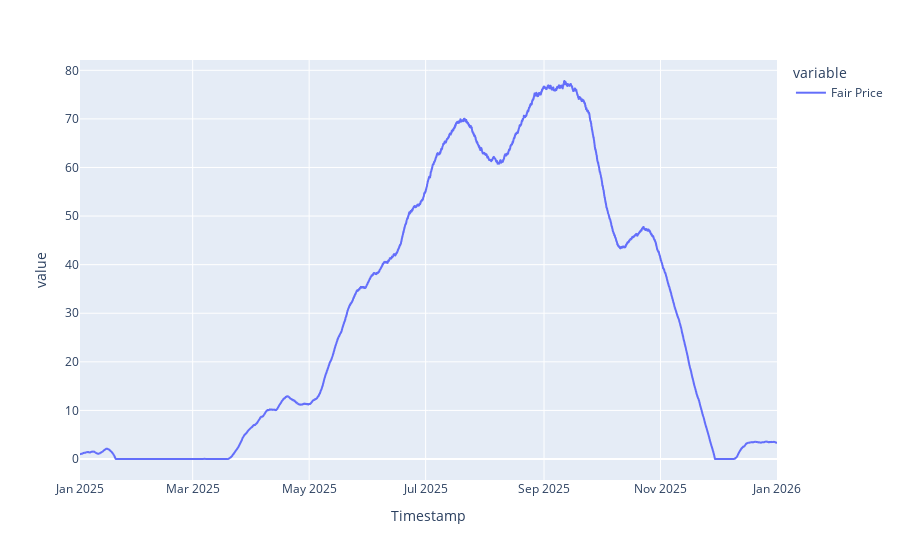

Notebook code cell kept with this figure:
### Markdown cell above
## Question 1 : simulating fair prices

### Code cell
px.line(simulate_fair_price().to_pandas().set_index('Timestamp'))

### Figure 1 — Plotly figure (JSON) as saved in the notebook; plotly's stock layout.template omitted (floating-point values rounded to 4 significant figures; data arrays with more than 128 entries replaced by an {"elided": "..."} marker saying what was removed)
{"data": [{"hovertemplate": "variable=Fair Price<br>Timestamp=%{x}<br>value=%{y}<extra></extra>", "legendgroup": "Fair Price", "line": {"color": "#636efa", "dash": "solid"}, "marker": {"symbol": "circle"}, "mode": "lines", "name": "Fair Price", "showlegend": true, "type": "scattergl", "x": {"elided": "8761 str values"}, "xaxis": "x", "y": {"elided": "8761 float values"}, "yaxis": "y"}], "layout": {"legend": {"title": {"text": "variable"}, "tracegroupgap": 0}, "margin": {"t": 60}, "xaxis": {"anchor": "y", "domain": [0, 1], "title": {"text": "Timestamp"}}, "yaxis": {"anchor": "x", "domain": [0, 1], "title": {"text": "value"}}}}
